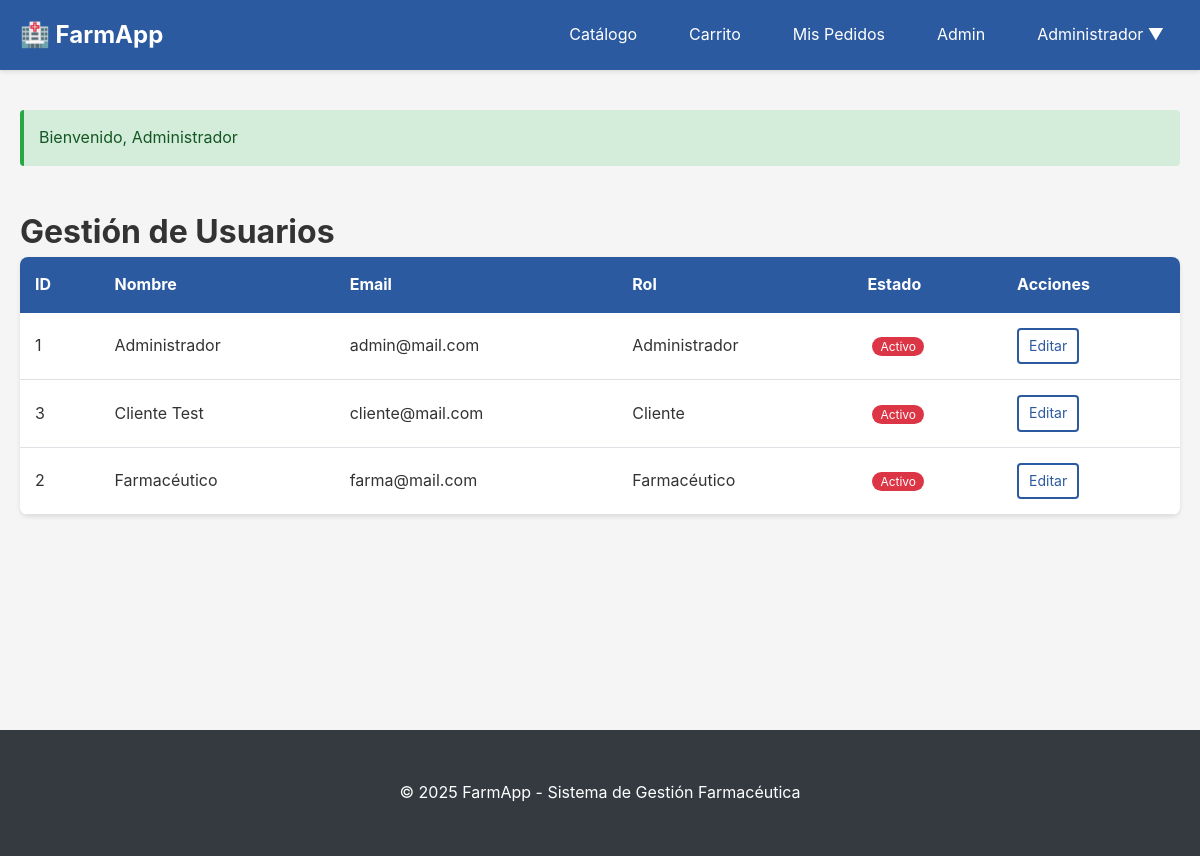
The app's page /index.php?action=admin_usuarios (signed in) with its own data.
### tables this page shows
CREATE TABLE IF NOT EXISTS `usuarios` (
  `id` int(11) NOT NULL AUTO_INCREMENT,
  `nombre` varchar(100) NOT NULL,
  `email` varchar(100) NOT NULL,
  `password` varchar(255) NOT NULL,
  `telefono` varchar(20) DEFAULT NULL,
  `direccion` text DEFAULT NULL,
  `rol_id` int(11) NOT NULL DEFAULT 3,
  `activo` tinyint(1) NOT NULL DEFAULT 1,
  `created_at` timestamp NOT NULL DEFAULT CURRENT_TIMESTAMP,
  `updated_at` timestamp NOT NULL DEFAULT CURRENT_TIMESTAMP ON UPDATE CURRENT_TIMESTAMP,
  PRIMARY KEY (`id`),
  UNIQUE KEY `email` (`email`),
  KEY `rol_id` (`rol_id`),
  CONSTRAINT `usuarios_ibfk_1` FOREIGN KEY (`rol_id`) REFERENCES `roles` (`id`) ON DELETE CASCADE
);

CREATE TABLE IF NOT EXISTS `roles` (
  `id` int(11) NOT NULL AUTO_INCREMENT,
  `nombre` varchar(50) NOT NULL,
  `descripcion` text,
  `created_at` timestamp NOT NULL DEFAULT CURRENT_TIMESTAMP,
  PRIMARY KEY (`id`),
  UNIQUE KEY `nombre` (`nombre`)
);

### controllers/AdminController.php (called while the page is built, shortened)
<?php
require_once __DIR__ . '/../models/Usuario.php';
require_once __DIR__ . '/../utils/Auth.php';
class AdminController {
    private $usuarioModel;
    public function __construct() {
        $this->usuarioModel = new Usuario();
    }
    public function usuarios() {
        $usuarios = $this->usuarioModel->obtenerTodos();
        require_once __DIR__ . '/../views/admin/usuarios.php';
    }
}

### utils/Auth.php (called while the page is built, shortened)
<?php
class Auth {
    public static function check() {
        return isset($_SESSION['usuario']) && !empty($_SESSION['usuario']);
    }
    public static function user() {
        return $_SESSION['usuario'] ?? null;
    }
    public static function rol() {
        return $_SESSION['usuario']['rol_nombre'] ?? null;
    }
    public static function esAdmin() {
        return self::rol() === 'Administrador';
    }
}

### models/Usuario.php (called while the page is built, shortened)
<?php
require_once __DIR__ . '/../config/database.php';
class Usuario {
    private $db;
    public function __construct() {
        $this->db = Database::getInstance()->getConnection();
    }
    public function obtenerTodos() {
        $stmt = $this->db->query("
            SELECT u.*, r.nombre as rol_nombre
            FROM usuarios u
            INNER JOIN roles r ON u.rol_id = r.id
            ORDER BY u.created_at DESC
        ");
        return $stmt->fetchAll();
    }
}

### config/database.php (called while the page is built, shortened)
<?php
class Database {
    private static $instance = null;
    private $connection;
    private $isProduction = false;
    private $configLocal = [
        'host' => 'localhost',
        'dbname' => 'farmapp',
        'username' => 'root',
        'password' => '1003418409',
        'charset' => 'utf8mb4'
    ];
    private $configProduction = [
        'host' => 'sqlXXX.epizy.com',
        'dbname' => 'epiz_XXXXXX_farmapp',
        'username' => 'epiz_XXXXXX',
        'password' => 'tu_password_aqui',
        'charset' => 'utf8mb4'
    ];
    private function getConfig() {
        return $this->isProduction ? $this->configProduction : $this->configLocal;
    }
    private function __construct() {
        try {
            $config = $this->getConfig();
            $dsn = "mysql:host={$config['host']};dbname={$config['dbname']};charset={$config['charset']}";
            $options = [
                PDO::ATTR_ERRMODE            => PDO::ERRMODE_EXCEPTION,
                PDO::ATTR_DEFAULT_FETCH_MODE => PDO::FETCH_ASSOC,
                PDO::ATTR_EMULATE_PREPARES   => false,
            ];
            $this->connection = new PDO($dsn, $config['username'], $config['password'], $options);
        } catch (PDOException $e) {
            $env = $this->isProduction ? 'PRODUCCIÓN' : 'LOCALHOST';
            die("Error de conexión a la base de datos ({$env}): " . $e->getMessage() .
                "<br><br>Verifica la configuración en config/database.php");
        }
    }
    public static function getInstance() {
        if (self::$instance === null) {
            self::$instance = new self();
        }
        return self::$instance;
    }
    public function getConnection() {
        return $this->connection;
    }
}

### views/admin/usuarios.php (the view, shortened to what this page needs)
<?php
require_once __DIR__ . '/../layout/header.php';
?>
<div class="container">
    <h1>Gestión de Usuarios</h1>
    <table class="table">
        <thead>
            <tr>
                <th>ID</th>
                <th>Nombre</th>
                <th>Email</th>
                <th>Rol</th>
                <th>Estado</th>
                <th>Acciones</th>
            </tr>
        </thead>
        <tbody>
            <?php foreach ($usuarios as $usuario): ?>
                <tr>
                    <td><?php echo $usuario['id']; ?></td>
                    <td><?php echo htmlspecialchars($usuario['nombre']); ?></td>
                    <td><?php echo htmlspecialchars($usuario['email']); ?></td>
                    <td><?php echo htmlspecialchars($usuario['rol_nombre']); ?></td>
                    <td>
                        <span class="badge badge-<?php echo $usuario['activo'] ? 'success' : 'danger'; ?>">
                            <?php echo $usuario['activo'] ? 'Activo' : 'Inactivo'; ?>
                        </span>
                    </td>
                    <td>
                        <a href="#" class="btn btn-sm btn-outline">Editar</a>
                    </td>
                </tr>
            <?php endforeach; ?>
        </tbody>
    </table>
</div>
<?php
require_once __DIR__ . '/../layout/footer.php';
?>

### views/layout/header.php (shortened to what this page needs)
<!DOCTYPE html>
<html lang="es">
<head>
    <link rel="stylesheet" href="<?php echo BASE_URL; ?>/public/css/style.css">
</head>
<body>
    <nav class="navbar">
        <div class="container">
            <div class="nav-brand">
                <a href="<?php echo BASE_URL; ?>/index.php">🏥 FarmApp</a>
            </div>
            <ul class="nav-menu">
                <li><a href="<?php echo BASE_URL; ?>/index.php?action=catalogo">Catálogo</a></li>
                <?php if (Auth::check()): ?>
                    <li><a href="<?php echo BASE_URL; ?>/index.php?action=carrito">
                        Carrito
                    </a></li>
                    <li><a href="<?php echo BASE_URL; ?>/index.php?action=mis_pedidos">Mis Pedidos</a></li>
                    <?php if (Auth::esAdmin()): ?>
                        <li><a href="<?php echo BASE_URL; ?>/index.php?action=admin_dashboard">Admin</a></li>
                    <?php elseif (Auth::esFarmaceutico()): ?>
                        <li><a href="<?php echo BASE_URL; ?>/index.php?action=farmaceutico_dashboard">Farmacéutico</a></li>
                    <?php endif; ?>
                    <li class="dropdown">
                        <a href="#" class="dropdown-toggle">
                            <?php echo htmlspecialchars(Auth::user()['nombre']); ?> ▼
                        </a>
                    </li>
                <?php else: ?>
                    <li><a href="<?php echo BASE_URL; ?>/index.php?action=login">Iniciar Sesión</a></li>
                    <li><a href="<?php echo BASE_URL; ?>/index.php?action=registro">Registrarse</a></li>
                <?php endif; ?>
            </ul>
        </div>
    </nav>
    <main class="main-content">
        <?php if (isset($_SESSION['success'])): ?>
            <div class="alert alert-success">
                <?php echo htmlspecialchars($_SESSION['success']); unset($_SESSION['success']); ?>
            </div>
        <?php endif; ?>

### public/css/style.css (style rules this page uses)
* { margin: 0; padding: 0; box-sizing: border-box; }
:root { --primary-color: #2c5aa0; --secondary-color: #4a90e2; --success-color: #28a745; --danger-color: #dc3545; --warning-color: #ffc107; --dark-color: #343a40; --light-color: #f8f9fa; --border-color: #dee2e6; --text-color: #333; --text-muted: #6c757d; }
body { font-family: -apple-system, BlinkMacSystemFont, 'Segoe UI', Roboto, 'Helvetica Neue', Arial, sans-serif; line-height: 1.6; color: var(--text-color); background-color: #f5f5f5; }
.container { max-width: 1200px; margin: 0 auto; padding: 20px; }
.navbar { background-color: var(--primary-color); color: white; padding: 1rem 0; box-shadow: 0 2px 4px rgba(0,0,0,0.1); }
.navbar .container { display: flex; justify-content: space-between; align-items: center; padding: 0 20px; }
.nav-brand a { color: white; text-decoration: none; font-size: 1.5rem; font-weight: bold; }
.nav-menu { display: flex; list-style: none; gap: 20px; align-items: center; }
.nav-menu a { color: white; text-decoration: none; padding: 8px 16px; border-radius: 4px; transition: background-color 0.3s; }
.badge { background-color: var(--danger-color); color: white; padding: 2px 8px; border-radius: 12px; font-size: 0.75rem; margin-left: 5px; }
.dropdown { position: relative; }
.main-content { min-height: calc(100vh - 200px); padding: 20px 0; }
.alert { padding: 15px; margin: 20px; border-radius: 4px; border-left: 4px solid; }
.alert-success { background-color: #d4edda; border-color: var(--success-color); color: #155724; }
.btn { display: inline-block; padding: 10px 20px; border: none; border-radius: 4px; text-decoration: none; cursor: pointer; font-size: 1rem; transition: all 0.3s; text-align: center; }
.btn-outline { background-color: transparent; border: 2px solid var(--primary-color); color: var(--primary-color); }
.btn-sm { padding: 5px 10px; font-size: 0.875rem; }
.table { width: 100%; background: white; border-collapse: collapse; border-radius: 8px; overflow: hidden; box-shadow: 0 2px 4px rgba(0,0,0,0.1); }
.table thead { background-color: var(--primary-color); color: white; }
.table th, .table td { padding: 15px; text-align: left; }
.table tbody tr { border-bottom: 1px solid var(--border-color); }

### records on screen
usuarios: nombre "Administrador", id "1", email "admin@mail.com", rol.nombre "Administrador", activo "Activo"
usuarios: id "3", nombre "Cliente Test", email "cliente@mail.com", rol.nombre "Cliente", activo "Activo"
usuarios: id "2", nombre "Farmacéutico", email "farma@mail.com", rol.nombre "Farmacéutico", activo "Activo"

### other values on screen
$_SESSION['success'] "Bienvenido, Administrador"
